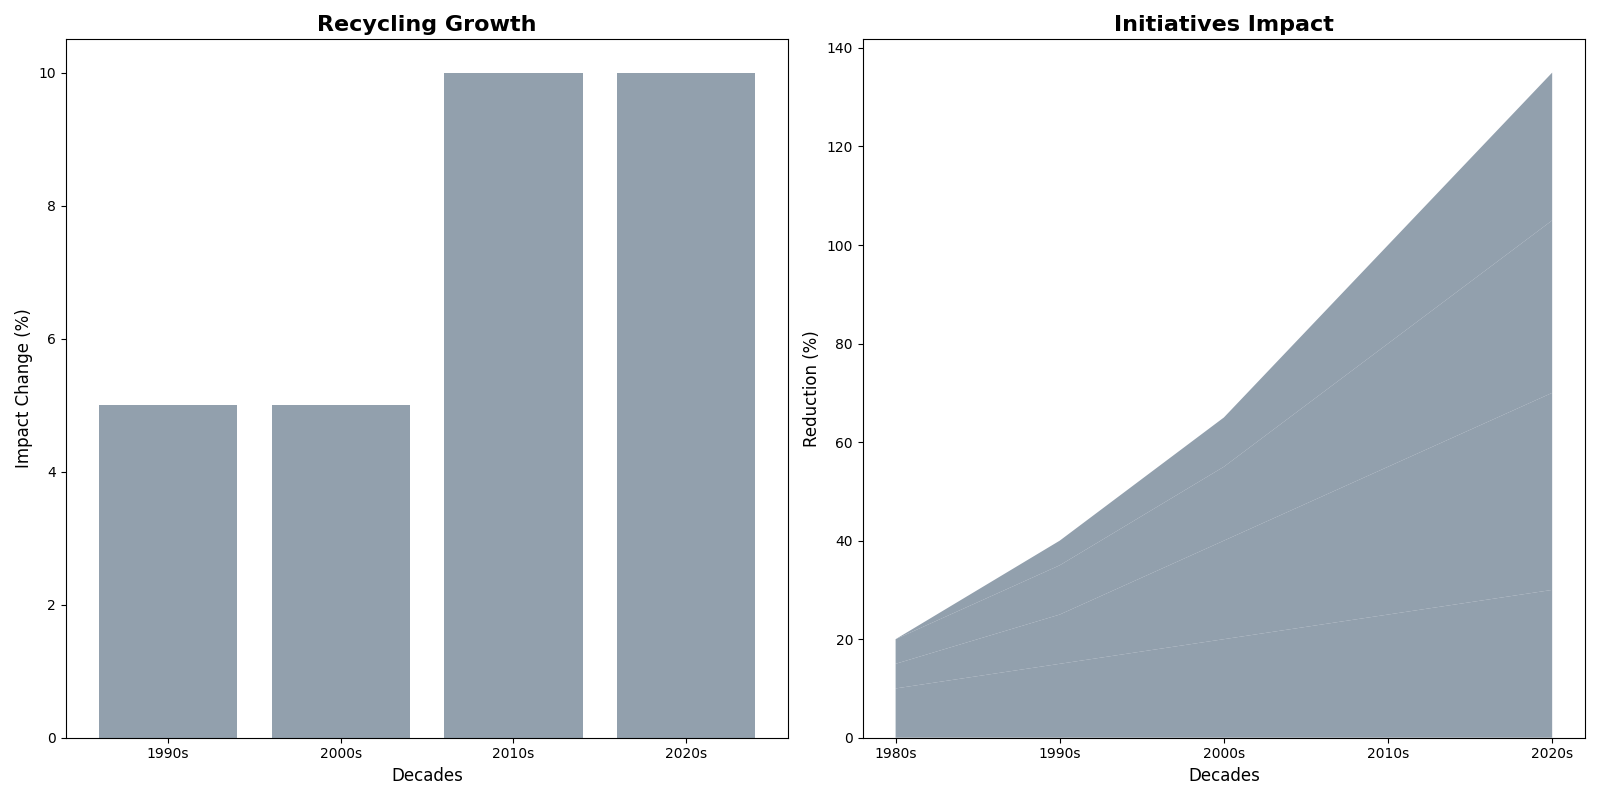

Reproduce this figure in Python.
import matplotlib.pyplot as plt
import numpy as np

decades = ['1980s', '1990s', '2000s', '2010s', '2020s']
initiatives = ['Air', 'Water', 'Recycling', 'Renewable']

impact = np.array([
    [10, 5, 5, 0],
    [15, 10, 10, 5],
    [20, 20, 15, 10],
    [25, 30, 25, 20],
    [30, 40, 35, 30]
])

fig, (ax2, ax1) = plt.subplots(1, 2, figsize=(16, 8))

recycling_growth = np.diff(impact[:, 2])
periods = ['1990s', '2000s', '2010s', '2020s']
ax2.bar(periods, recycling_growth, color='#778899', alpha=0.8)
ax2.set_title('Recycling Growth', fontsize=16, fontweight='bold')
ax2.set_xlabel('Decades', fontsize=12)
ax2.set_ylabel('Impact Change (%)', fontsize=12)

ax1.stackplot(decades, impact.T, colors=['#778899', '#778899', '#778899', '#778899'], alpha=0.8)
ax1.set_title('Initiatives Impact', fontsize=16, fontweight='bold')
ax1.set_xlabel('Decades', fontsize=12)
ax1.set_ylabel('Reduction (%)', fontsize=12)

plt.tight_layout()
plt.show()
